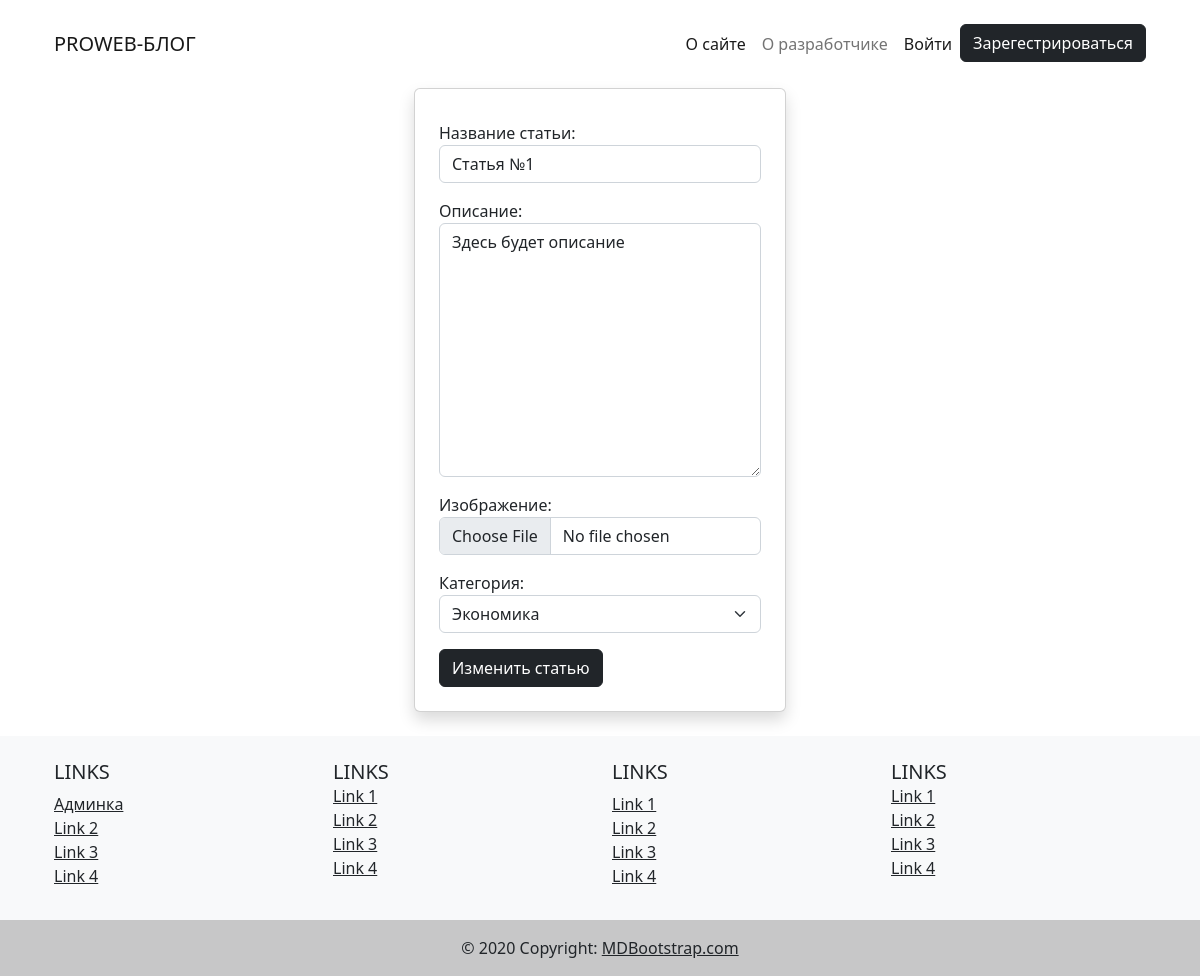
Screenshot of /article/1/update/ with the database file from the repository.
### blog/models.py (models this page shows, shortened)
class Article(models.Model):
    title = models.CharField(max_length=255, verbose_name='Название статьи')
    content = models.TextField(default='Здесь будет описание', verbose_name='Описание')
    photo = models.ImageField(upload_to='photos/', blank=True, null=True, verbose_name='Изображение')
    views = models.PositiveIntegerField(default=0, verbose_name='Просмотры')
    created_at = models.DateTimeField(auto_now_add=True, verbose_name='Дата создания') # Автоматически возьмет время создания
    updated_at = models.DateTimeField(auto_now=True, verbose_name='Дата обновления') # Время последнего изменения
    category = models.ForeignKey(Category, on_delete=models.CASCADE, verbose_name='Категория')
    author = models.ForeignKey(User, on_delete=models.CASCADE, default=None, null=True, blank=True)
    class Meta:
        verbose_name = 'Статья'
        verbose_name_plural = 'Статьи'

class Category(models.Model):
    title = models.CharField(max_length=255, verbose_name='Название категории')  # VARCHAR(255)
    def __str__(self):
        return self.title
    class Meta:
        verbose_name = 'Категория'
        verbose_name_plural = 'Категории'

### blog/views.py (the view)
# urls.py: path('article/<int:pk>/update/', ArticleUpdateView.as_view(), name='update'),
class ArticleUpdateView(UpdateView):
    model = Article
    form_class = ArticleForm
    template_name = 'blog/article_form.html'

### blog/forms.py
class ArticleForm(forms.ModelForm):
    class Meta:
        model = Article
        fields = ['title', 'content', 'photo', 'category']
        widgets = {
            'title': forms.TextInput(attrs={
                'class': 'form-control',
                'placeholder': 'Название статьи'
            }),
            'content': forms.Textarea(attrs={
                'class': 'form-control',
                'placeholder': 'Описание статьи'
            }),
            'photo': forms.FileInput(attrs={
                'class': 'form-control'
            }),
            'category': forms.Select(attrs={
                'class': 'form-select'
            })
        }

### blog/templates/blog/article_form.html (shortened to what this page needs)
{% extends 'base.html' %}
{% block main %}
<div class="container d-flex justify-content-center">
    <div class="col-4 card p-4 shadow">
        <form action="" method="post" enctype="multipart/form-data">
            {{ form.as_p }}
            <button class="btn btn-dark" type="submit">
                {% if 'update' in request.path %}
                Изменить статью
                {% else %}
                Добавить статью
                {% endif %}
            </button>
        </form>
    </div>
</div>
{% endblock main %}

### rows the page displays
Article: title "Статья №1", content "Здесь будет описание", category "Экономика"
